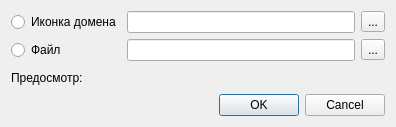
<?xml version="1.0" encoding="UTF-8"?>
<ui version="4.0">
 <class>SetImageDialog</class>
 <widget class="QDialog" name="SetImageDialog">
  <property name="geometry">
   <rect>
    <x>0</x>
    <y>0</y>
    <width>396</width>
    <height>127</height>
   </rect>
  </property>
  <property name="windowTitle">
   <string>Dialog</string>
  </property>
  <layout class="QGridLayout" name="gridLayout">
   <item row="1" column="0">
    <widget class="QDialogButtonBox" name="buttonBox">
     <property name="orientation">
      <enum>Qt::Horizontal</enum>
     </property>
     <property name="standardButtons">
      <set>QDialogButtonBox::Cancel|QDialogButtonBox::Ok</set>
     </property>
    </widget>
   </item>
   <item row="0" column="0">
    <layout class="QGridLayout" name="gridLayout_2">
     <item row="1" column="1">
      <widget class="QLineEdit" name="txtFileName"/>
     </item>
     <item row="0" column="1">
      <widget class="QLineEdit" name="txtDomain"/>
     </item>
     <item row="0" column="2">
      <widget class="QToolButton" name="btnLoatFormHttp">
       <property name="text">
        <string>...</string>
       </property>
      </widget>
     </item>
     <item row="1" column="0">
      <widget class="QRadioButton" name="radioSelectFile">
       <property name="text">
        <string>Файл</string>
       </property>
      </widget>
     </item>
     <item row="1" column="2">
      <widget class="QToolButton" name="btnLoadFromLocalhost">
       <property name="text">
        <string>...</string>
       </property>
      </widget>
     </item>
     <item row="0" column="0">
      <widget class="QRadioButton" name="radioSelectDomainImage">
       <property name="text">
        <string>Иконка домена</string>
       </property>
      </widget>
     </item>
     <item row="2" column="0">
      <widget class="QLabel" name="label">
       <property name="text">
        <string>Предосмотр:</string>
       </property>
      </widget>
     </item>
     <item row="2" column="1">
      <widget class="QLabel" name="lblImage">
       <property name="text">
        <string/>
       </property>
      </widget>
     </item>
    </layout>
   </item>
  </layout>
 </widget>
 <resources/>
 <connections>
  <connection>
   <sender>buttonBox</sender>
   <signal>accepted()</signal>
   <receiver>SetImageDialog</receiver>
   <slot>accept()</slot>
   <hints>
    <hint type="sourcelabel">
     <x>248</x>
     <y>254</y>
    </hint>
    <hint type="destinationlabel">
     <x>157</x>
     <y>274</y>
    </hint>
   </hints>
  </connection>
  <connection>
   <sender>buttonBox</sender>
   <signal>rejected()</signal>
   <receiver>SetImageDialog</receiver>
   <slot>reject()</slot>
   <hints>
    <hint type="sourcelabel">
     <x>316</x>
     <y>260</y>
    </hint>
    <hint type="destinationlabel">
     <x>286</x>
     <y>274</y>
    </hint>
   </hints>
  </connection>
 </connections>
</ui>
